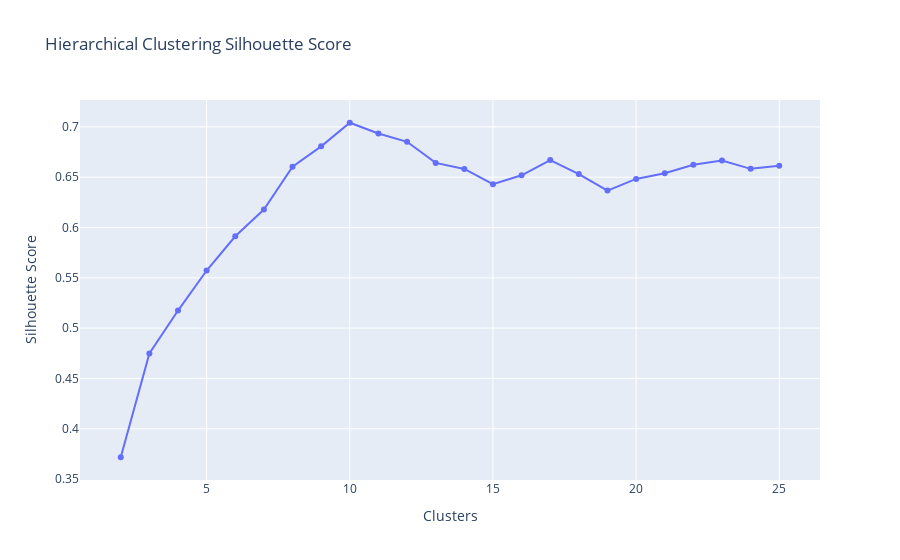

This figure's notebook cell:
### Code cell
fig = px.line(x = clusters, y = hc_list, markers=True, title = 'Hierarchical Clustering Silhouette Score')
fig.update_layout(yaxis_title = 'Silhouette Score', xaxis_title = 'Clusters')
fig.show()

### Figure 1 — Plotly figure (JSON) as saved in the notebook; plotly's stock layout.template omitted (floating-point values rounded to 4 significant figures)
{"data": [{"hovertemplate": "x=%{x}<br>y=%{y}<extra></extra>", "legendgroup": "", "line": {"color": "#636efa", "dash": "solid"}, "marker": {"symbol": "circle"}, "mode": "markers+lines", "name": "", "orientation": "v", "showlegend": false, "type": "scatter", "x": [2, 3, 4, 5, 6, 7, 8, 9, 10, 11, 12, 13, 14, 15, 16, 17, 18, 19, 20, 21, 22, 23, 24, 25], "xaxis": "x", "y": [0.3717, 0.4749, 0.5175, 0.5572, 0.5913, 0.6178, 0.6605, 0.6807, 0.7041, 0.6935, 0.6852, 0.6642, 0.6582, 0.6431, 0.6519, 0.6671, 0.6532, 0.6367, 0.6483, 0.654, 0.6624, 0.6667, 0.6583, 0.6615], "yaxis": "y"}], "layout": {"autosize": true, "legend": {"tracegroupgap": 0}, "title": {"text": "Hierarchical Clustering Silhouette Score"}, "xaxis": {"anchor": "y", "autorange": true, "domain": [0, 1], "range": [0.6405, 26.36], "title": {"text": "Clusters"}, "type": "linear"}, "yaxis": {"anchor": "x", "autorange": true, "domain": [0, 1], "range": [0.3442, 0.7316], "title": {"text": "Silhouette Score"}, "type": "linear"}}}
